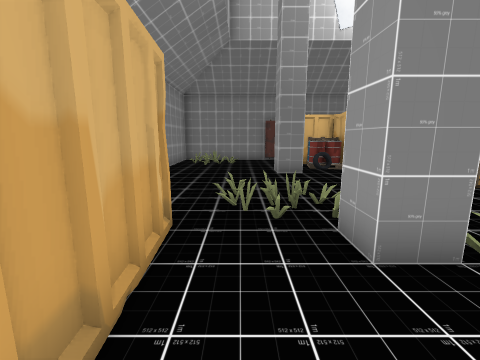
View 1 (above)

17 first-person views from a walk through a Unity game level. The camera is 1.4 m above the floor, tilts 10° down and sees 90° across. The floor is counted in squares, 1 m on a side. Each view is taken from the middle of a square. On the plan, view 1 faces up. The plan holds only what a view shows up to about 13 squares ahead; the rest is blank. The player character is not drawn. Door leaves are left out, so doorways stand open.

View 2
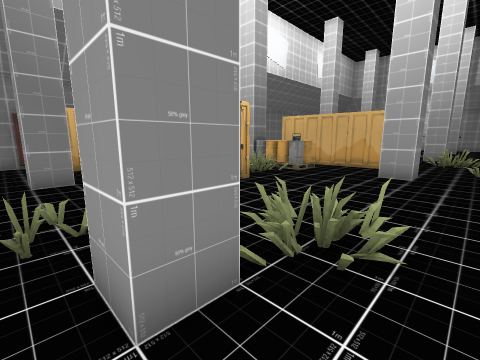

View 3
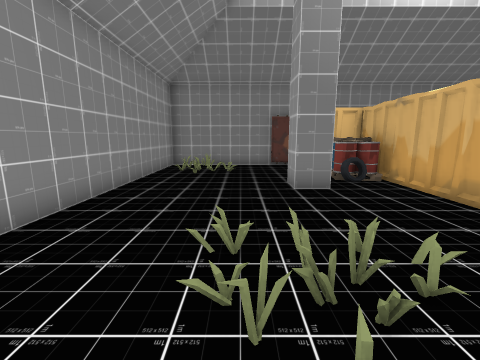

View 4
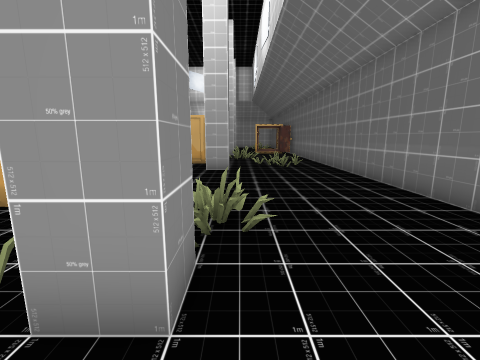

View 5
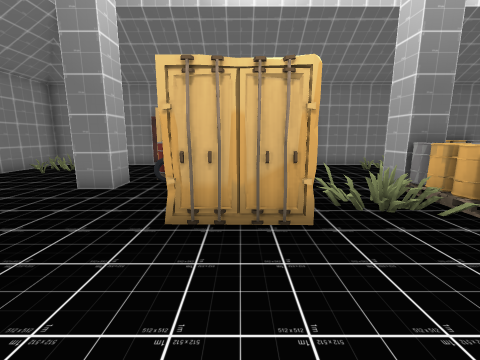

View 6
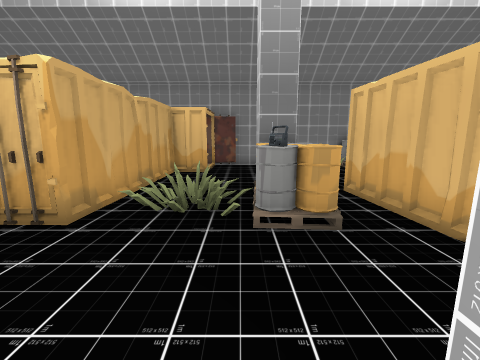

View 7
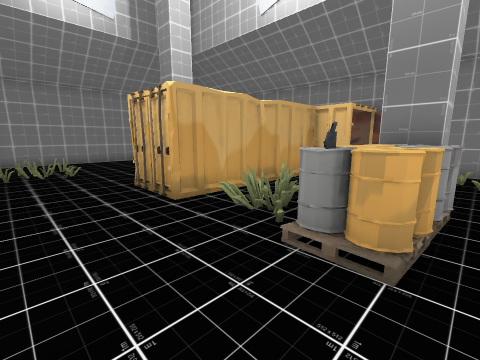

View 8
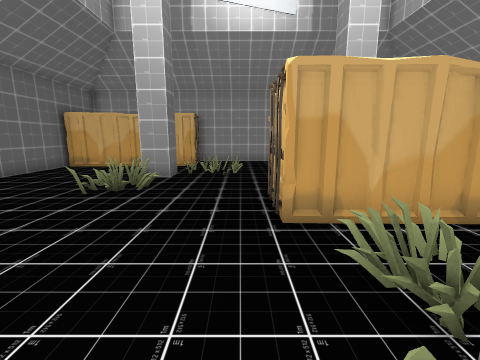

View 9
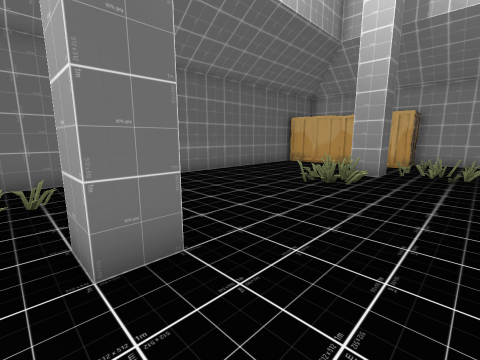

View 10
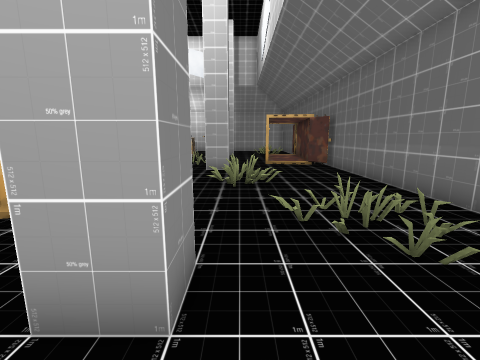

View 11
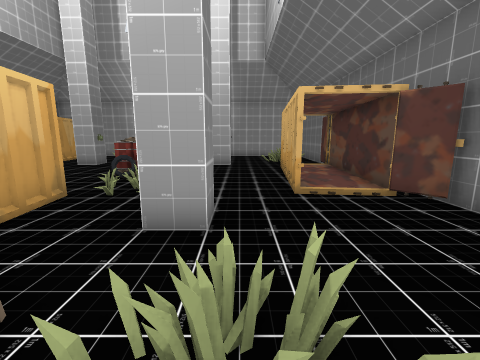

View 12
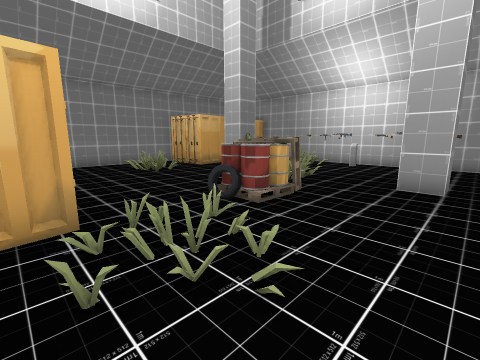

View 13
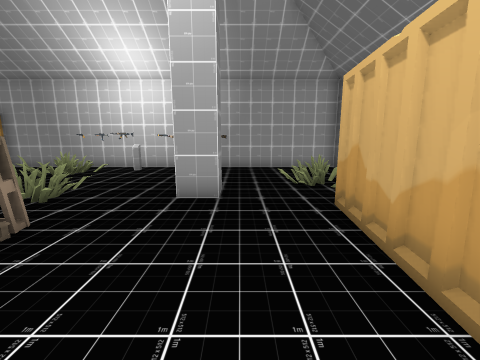

View 14
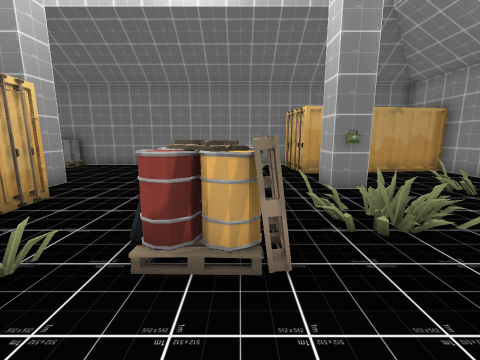

View 15
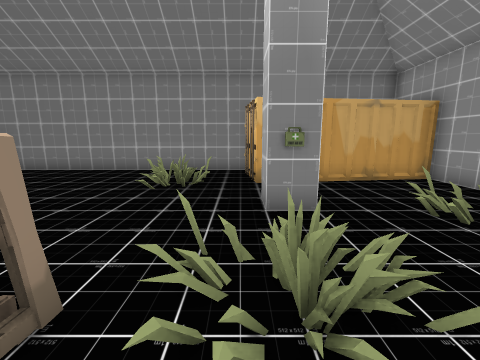

View 16
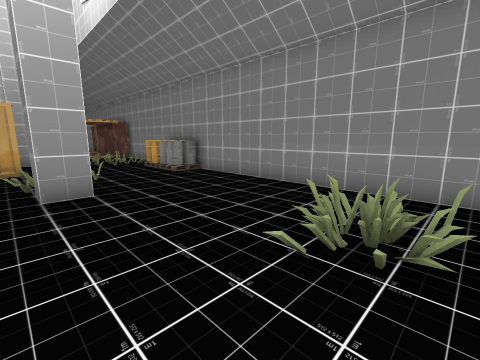

View 17
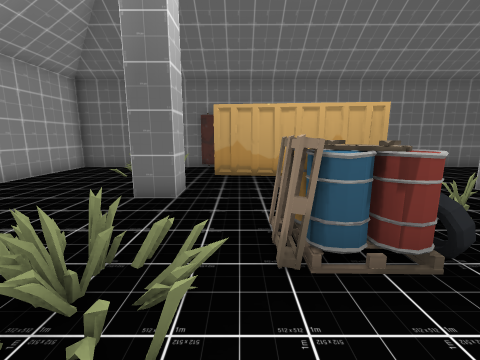

### Floor plan
Key: @ floor where view 1 was taken; # wall or solid block; x gap in a wall; . floor; / step, stairs or slope; D open door; = window, fence, low wall or low ledge; B barrelstack; R radio; O other object.
Columns run from 4 left of view 1 to 35 right of it. Each row starts with its distance up from view 1.
 16 #######       ####################
 15 #.=...#     ##  .  BBBB..........#
 14 #.==...      ...= .BBBB..........#
 13 #.==..D######D...==..............#######
 12 #.=....BB###...........................#
 11 #.....#BB###.....     .................#
 10 #.....#..###...#.D D  ..#........#.... O
  9 #........###..BBB# #....##............ O
  8 #........###...BB#       #.............O
  7 #........###..BRB#       #...BB.......x#
  6 #................#      ##...BB........O
  5 #................#     ......BB........
  4 ####.............#   O...............
  3    #..#........#.D.DD...#........#.... #
  2    #.............D.....................#
  1    #.............O.......DD............#
  0    #@...........===.......######DD.....#
 -1    #.............=......../..... ......#
 -2    #.....................########.  ...#
 -3    #######################      ########

Positions as (right, up) in squares from view 1, and headings:
1: (0, 0), facing up
2: (1, 1), facing up-right
3: (0, 3), facing up
4: (0, 2), facing right
5: (6, 3), facing up
6: (10, 3), facing up
7: (12, 4), facing up-left
8: (11, 6), facing left
9: (12, 6), facing down-left
10: (9, 2), facing right
11: (16, 2), facing right
12: (21, 2), facing up-right
13: (23, 2), facing right
14: (26, 3), facing up
15: (28, 5), facing up
16: (27, 9), facing up-left
17: (27, 9), facing down
